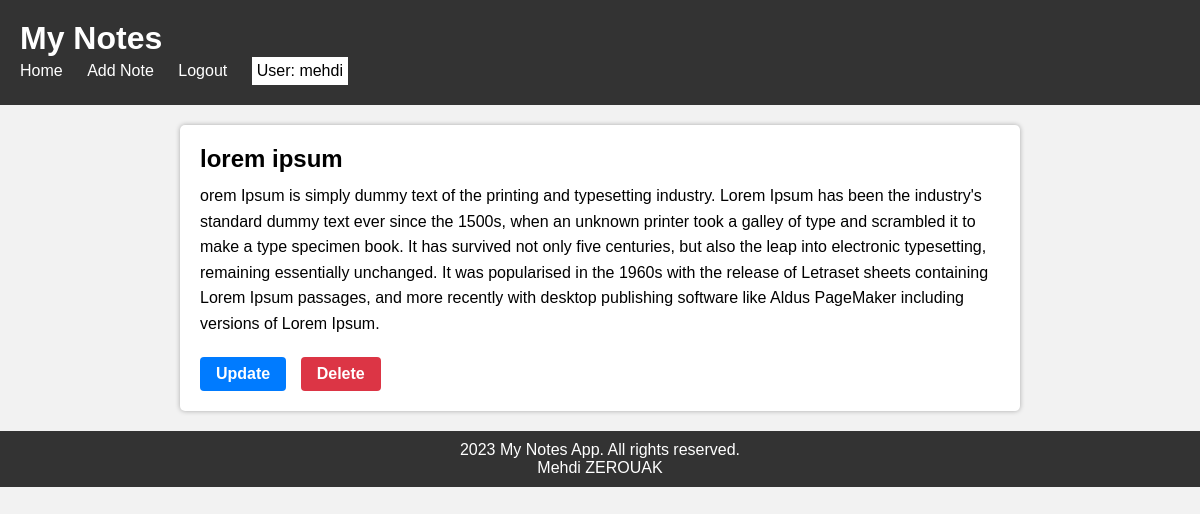
/note/5 (signed in), run on the app's committed database.
### MyNotesApp/models.py (models this page shows, shortened)
class Note(models.Model):
    Title = models.CharField(max_length=40)
    content = models.CharField(max_length=2000)
    author = models.ForeignKey(User , on_delete=models.CASCADE)

### MyNotesApp/views.py (the view)
# urls.py: path('note/<int:noteid>' , views.noteview , name = 'note'),
@login_required
def noteview(request , noteid):
    note = Note.objects.get(id=noteid)
    if not note or note.author != request.user:
        messages.warning(request , 'invalid request')
        return redirect('home')
    else:
        return render(request , 'note.html' , {'note':note})

### MyNotesApp/templates/note.html
{% extends 'base.html' %}
{% block content %}
<div class="note-detail">
    <h2>{{ note.Title }}</h2>
    <p class="note-content">{{ note.content|linebreaksbr }}</p>
    <div class="button-container">
        <a href="{% url 'update_note' note.id %}" class="btn btn-primary">Update</a>
        <a href="{% url 'delete_note' note.id %}" class="btn btn-danger">Delete</a>
    </div>
</div>
{% endblock %}

### MyNotesApp/templates/base.html (shortened to what this page needs)
{% load static %}
<!DOCTYPE html>
<html>
<head>
    <link rel="stylesheet" href="{% static 'styles/styles.css' %}">
</head>
<body>
    <header>
        <h1>My Notes</h1>
        <nav>
            <ul>
                {% if user.is_authenticated %}
                <li><a href="/">Home</a></li>
                <li><a href="{% url 'add_note' %}">Add Note</a></li>
                <li><a href="{% url 'logout' %}">Logout</a></li>
                <li style="color: rgb(0, 0, 0); background-color: white; padding: 5px;">User: {{user.username}} </li>
                {% endif %}
            </ul>
        </nav>
    </header>
    <main>
        {% block content %} {% endblock %}
    </main>
    <footer>
        <p> 2023 My Notes App. All rights reserved.</p>
        <p> Mehdi ZEROUAK </p>
    </footer>
</body>
</html>

### static/styles/styles.css (style rules this page uses)
body, h1, h2, h3, p, ul, li { margin: 0; padding: 0; }
body { font-family: Arial, sans-serif; background-color: #f2f2f2; }
header { background-color: #333; color: #fff; padding: 20px; }
header h1 { margin: 0; }
nav ul { list-style: none; }
nav li { display: inline-block; margin-right: 20px; }
nav a { color: #fff; text-decoration: none; }
main { padding: 20px; }
footer { background-color: #333; color: #fff; padding: 10px; text-align: center; }
.note-content { flex-grow: 1; }
.note-detail { max-width: 800px; margin: 0 auto; padding: 20px; background-color: #fff; box-shadow: 0 0 5px rgba(0, 0, 0, 0.3); border-radius: 5px; }
.note-detail h2 { font-size: 24px; font-weight: bold; margin-bottom: 10px; }
.note-content { font-size: 16px; line-height: 1.6; }
.button-container { margin-top: 20px; }
.btn { display: inline-block; padding: 8px 16px; margin-right: 10px; text-decoration: none; color: #fff; border-radius: 4px; font-weight: bold; cursor: pointer; transition: background-color 0.3s ease; }
.btn-primary { background-color: #007bff; }
.btn-danger { background-color: #dc3545; }

### data on the page
Note: Title "lorem ipsum", content "orem Ipsum is simply dummy text of the printing and typesetting industry. Lorem Ipsum has been the industry's standard dummy text ever since the 1500s, when an unknown printer took a galley of type and scrambled it to make a type specimen book. It has survived not only five centuries, but also the leap into electronic typesetting, remaining essentially unchanged. It was popularised in the 1960s with the release of Letraset sheets containing Lorem Ipsum passages, and more recently with desktop publishing software like Aldus PageMaker including versions of Lorem Ipsum."

### other printed values
{{ user.username }} "mehdi"
